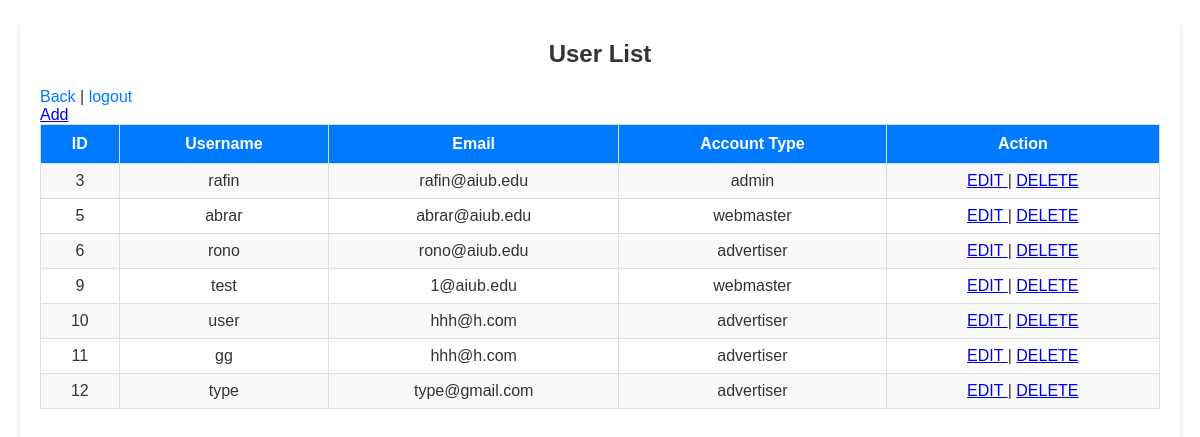
/view/userlist.php (signed in), run on an earlier commit of the app's database.
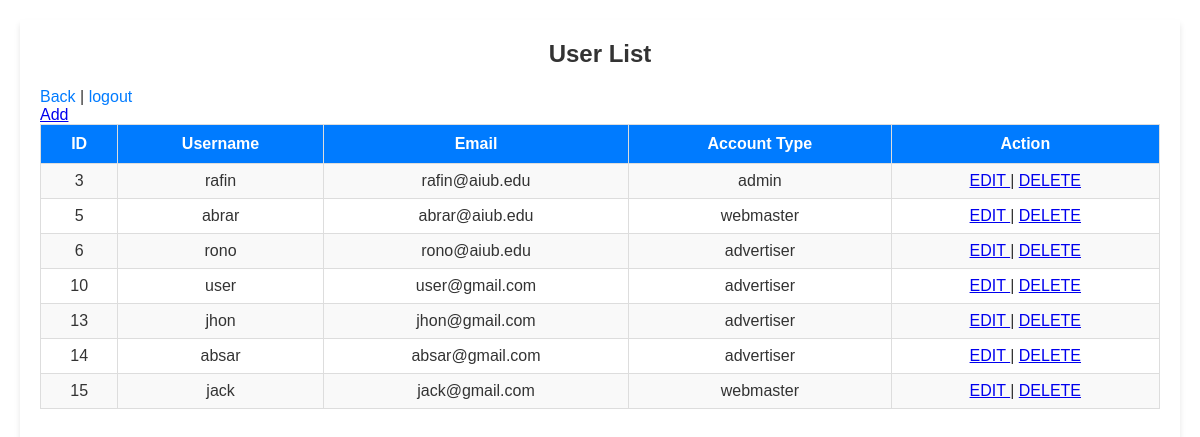
And on a later commit of the database.
### tables this page shows
CREATE TABLE `users` (
  `id` int(100) NOT NULL,
  `username` varchar(50) NOT NULL,
  `email` varchar(50) NOT NULL,
  `password` varchar(50) NOT NULL,
  `account_type` varchar(30) NOT NULL,
  `question` varchar(200) NOT NULL,
  `answer` varchar(100) NOT NULL,
  `balance` int(11) DEFAULT 0,
  `accepted_terms` tinyint(1) NOT NULL DEFAULT 0
);

### model/userModel.php (called while the page is built, shortened)
<?php
    function getConnection(){
        $con = mysqli_connect('127.0.0.1', 'root', '', 'testing_project');
        return $con;
    }
    function getAllUser(){
        $con = getConnection();
        $sql = "select * from users";
        $result = mysqli_query($con, $sql);
        $users = [];
        while($row = mysqli_fetch_assoc($result)){
            array_push($users, $row);
        }
        return $users;
    }
?>

### view/userlist.php (the view, shortened to what this page needs)
<?php
    require_once('../model/userModel.php');
    $users = getAllUser();
?>
<html lang="en">
<head>
<link rel="stylesheet" href="../asset/userlist.css">
</head>
<body id="userlist-body">
        <h2 id="userlist-heading">User List</h2>
        <a id="back-link" href="home.php"> Back </a> |
        <a id="logout-link" href="../controller/logout.php"> logout </a>
        <br>
        <table id="userlist-table" border="1">
            <tr id="table-header">
                <th id="header-id">ID</th>
                <th id="header-username">Username</th>
                <th id="header-email">Email</th>
                <th id="header-account-type">Account Type</th>
                <th id="header-action">Action</th>
            </tr>
            <?php
                for($i=0; $i<count($users); $i++){
                    $userId = $users[$i]['id'];
            ?>
            <tr id="user-row-<?= $userId ?>">
                <td id="user-id-<?= $userId ?>"><?= $userId ?></td>
                <td id="user-username-<?= $userId ?>"><?= $users[$i]['username'] ?></td>
                <td id="user-email-<?= $userId ?>"><?= $users[$i]['email'] ?></td>
                <td id="user-account-type-<?= $userId ?>"><?= $users[$i]['account_type'] ?></td>
                <td id="user-actions-<?= $userId ?>">
                    <a href="edit.php?id=<?= $userId ?>" id="edit-link-<?= $userId ?>"> EDIT </a> |
                    <a href="deleteUser.php?id=<?= $userId ?>" id="delete-link-<?= $userId ?>"> DELETE </a>
                </td>
            </tr>
            <?php } ?>
            <a href="addUser.php" id="add-user-link"> Add </a>
        </table>
</body>
</html>

What changed in the data, as far as the page shows it:
removed users: id "9", username "test", email "1@aiub.edu", account_type "webmaster"
removed users: id "11", username "gg", email "hhh@h.com", account_type "advertiser"
removed users: id "12", username "type", email "type@gmail.com", account_type "advertiser"
changed users "user": email "hhh@h.com" → "user@gmail.com"
added users: id "13", username "jhon", email "jhon@gmail.com", account_type "advertiser"
added users: id "14", username "absar", email "absar@gmail.com", account_type "advertiser"
added users: id "15", username "jack", email "jack@gmail.com", account_type "webmaster"
